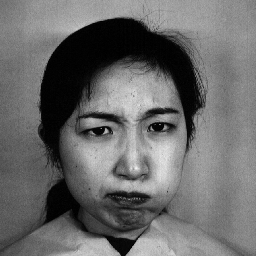
#> input picture KA.AN2.40.jpg, 256 x 256 px
$ python PlotOnImage.py
#> lines starting #> are read from the running program, lines starting #| are printed output that depends on the picture
'''import matplotlib.pyplot as plt
im = plt.imread('KA.AN2.40.jpg')
implot = plt.imshow(im)

# put a blue dot at (10, 20)
plt.scatter([ 142.9278841441], [176.53360045362])


'''
import numpy as np
import matplotlib.pyplot as plt
from PIL import Image

fname = 'KA.AN2.40.jpg'
image = Image.open(fname).convert("L")
#> image is the input picture: PIL image 256x256 L; min 0, max 242, mean 106.5
arr = np.asarray(image)
plt.imshow(arr, cmap='Greys_r')
plt.scatter([ 142.9278841441], [176.53360045362])
plt.scatter([110.06440910306], [201.20432333201])
plt.scatter([179.75120049046],[114.9064675283])
plt.scatter([145.8898005674],[113.60672314911])
plt.scatter([114.67662020506], [172.88057385995])
plt.scatter([57.811664662009],[ 160.77859813101])
plt.scatter([132.93986623677], [197.546301524])
plt.scatter([164.85603413486],[ 109.27945896467])
plt.scatter([ 87.867838541667], [131.869140625])
plt.scatter([ 129.49430581335], [126.42167684246])
plt.scatter([ 100.6875], [131.20833333333])
plt.scatter([ 112.638671875], [131.51041666667])
plt.scatter([ 170.23274739583], [126.70540364583])
plt.scatter([ 149.20726250454], [170.27109467289])
plt.scatter([91.88552596965], [113.82917496236])
plt.scatter([ 159.29166666667], [128.1875])
plt.scatter([ 146.51920572917], [129.76399739583])
plt.scatter([75.127603550727], [121.84820611412])
plt.scatter([112.31834277624], [116.14371680319])
plt.scatter([132.61118373122], [167.66661070017])
plt.scatter([157.06445001069], [197.6525322163])
plt.scatter([123.67170844479], [177.02412660478])
plt.scatter([133.43039238793], [216.80247722335])

plt.show()
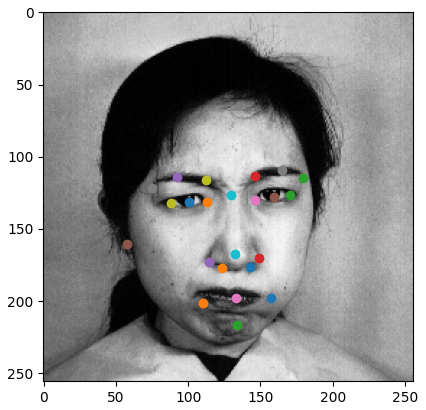
#> figure drawn by matplotlib, 1 panel
